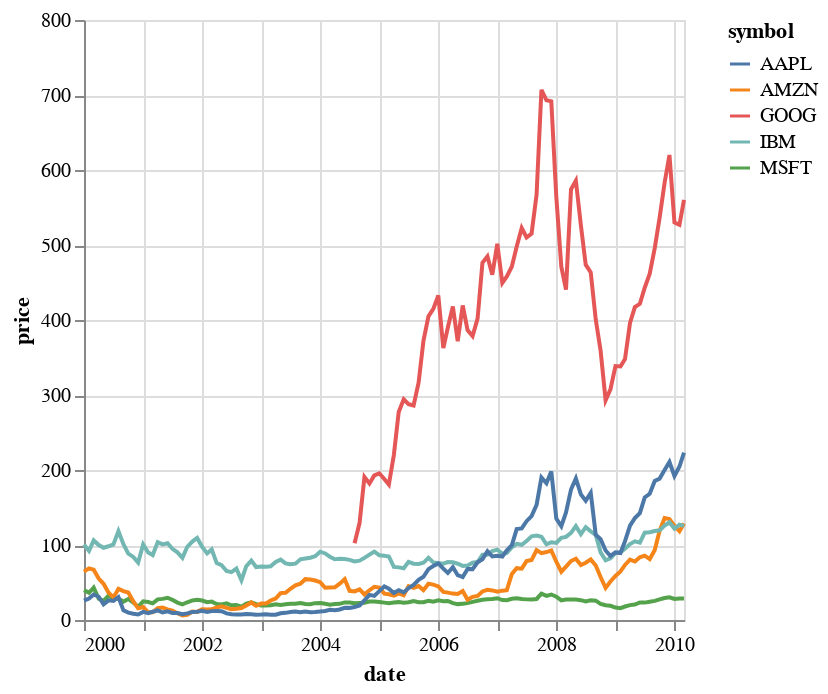

The notebook cell this image was saved under:
### Markdown cell above
Grouped line chart

### Code cell
alt.Chart(stocks).mark_line().encode(
    x = 'date:T',
    y = 'price',
    color='symbol',
)

### Figure 1 — Vega-Lite specification as saved in the notebook (floating-point values rounded to 4 significant figures; data arrays with more than 128 entries replaced by an {"elided": "..."} marker saying what was removed)
{"config": {"view": {"continuousWidth": 300, "continuousHeight": 300}}, "data": {"name": "data-96e857a61c6b623bafe23440d582a500"}, "mark": {"type": "line"}, "encoding": {"color": {"field": "symbol", "type": "nominal"}, "x": {"field": "date", "type": "temporal"}, "y": {"field": "price", "type": "quantitative"}}, "$schema": "https://vega.github.io/schema/vega-lite/v5.8.0.json", "datasets": {"data-96e857a61c6b623bafe23440d582a500": {"elided": "560 records"}}}
